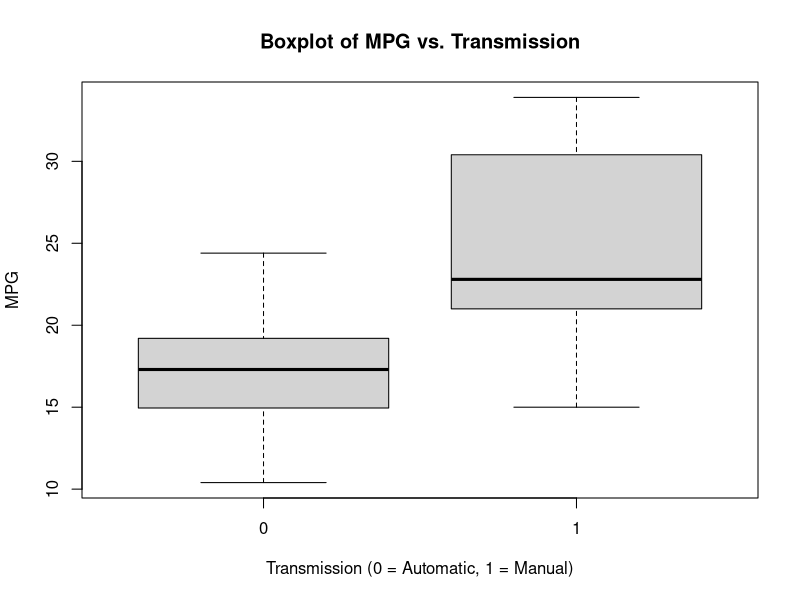
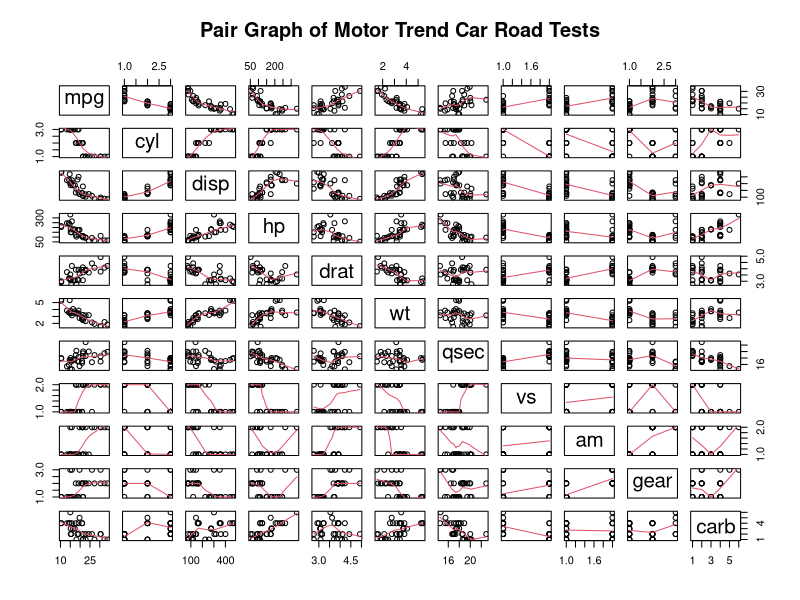
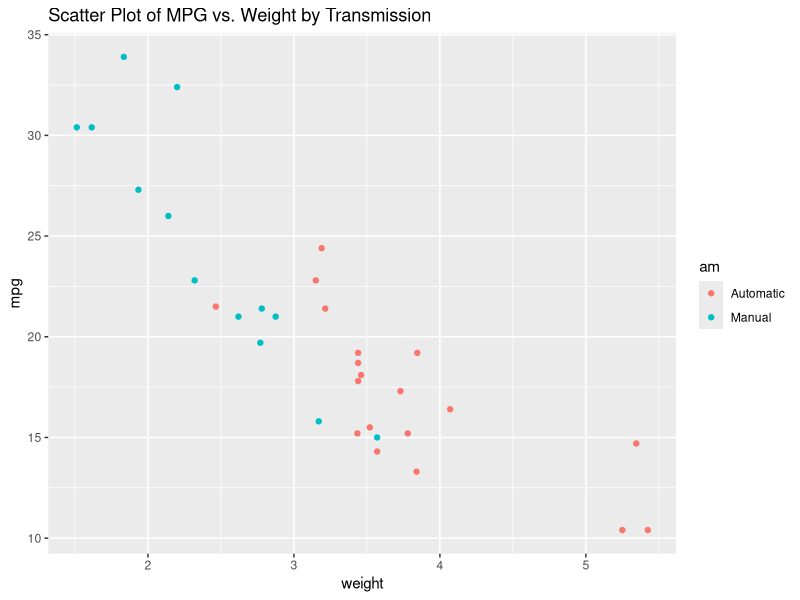

The R source for these figures, in order:
## ---- chunk 1
library(ggplot2)
data(mtcars)
head(mtcars)
#dim(mtcars) #sample data
mtcars$cyl <- as.factor(mtcars$cyl)
mtcars$vs <- as.factor(mtcars$vs)
mtcars$am <- factor(mtcars$am)
mtcars$gear <- factor(mtcars$gear)
mtcars$carb <- factor(mtcars$carb)
attach(mtcars)
## ---- chunk 2
boxplot(mpg ~ am, xlab="Transmission (0 = Automatic, 1 = Manual)", ylab="MPG",main="Boxplot of MPG vs. Transmission")
## ---- chunk 3
pairs(mtcars, panel=panel.smooth, main="Pair Graph of Motor Trend Car Road Tests")
## ---- chunk 4
attach(mtcars)
result <- t.test(mpg ~ am)
result$p.value
result$estimate
## ---- chunk 5
fullModel <- lm(mpg ~ ., data=mtcars)
summary(fullModel) # results hidden
## ---- chunk 6
stepModel <- step(fullModel, k=log(nrow(mtcars)))
summary(stepModel) # results hidden
## ---- chunk 7
library(ggplot2)
ggplot(mtcars, aes(x=wt, y=mpg, group=am, color=am, height=3, width=3)) + geom_point() +  
scale_colour_discrete(labels=c("Automatic", "Manual")) + 
xlab("weight") + ggtitle("Scatter Plot of MPG vs. Weight by Transmission")
## ---- chunk 8
amIntWtModel<-lm(mpg ~ wt + qsec + am + wt:am, data=mtcars)
summary(amIntWtModel) # results hidden
## ---- chunk 9
amModel<-lm(mpg ~ am, data=mtcars)
summary(amModel) # results hidden
## ---- chunk 10
anova(amModel, stepModel, fullModel, amIntWtModel) 
confint(amIntWtModel) # results hidden
## ---- chunk 11
summary(amIntWtModel)$coef
